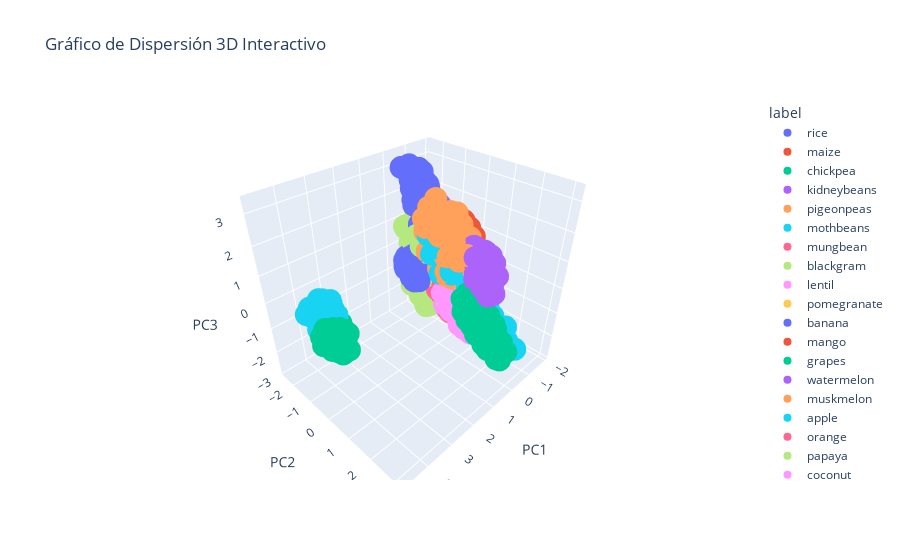

The notebook cell this image was saved under:
### Code cell
def plot_interactivo(df,col1,col2,col3,label):

    # Crea el gráfico de dispersión 3D interactivo
    fig = px.scatter_3d(df, x=col1, y=col2, z=col3, color=label, title='Gráfico de Dispersión 3D Interactivo')
    fig.update_layout(scene=dict(xaxis_title=col1, yaxis_title=col2, zaxis_title=col3))
    fig.show()

plot_interactivo(pcaWheat,'PC1','PC2','PC3','label')
